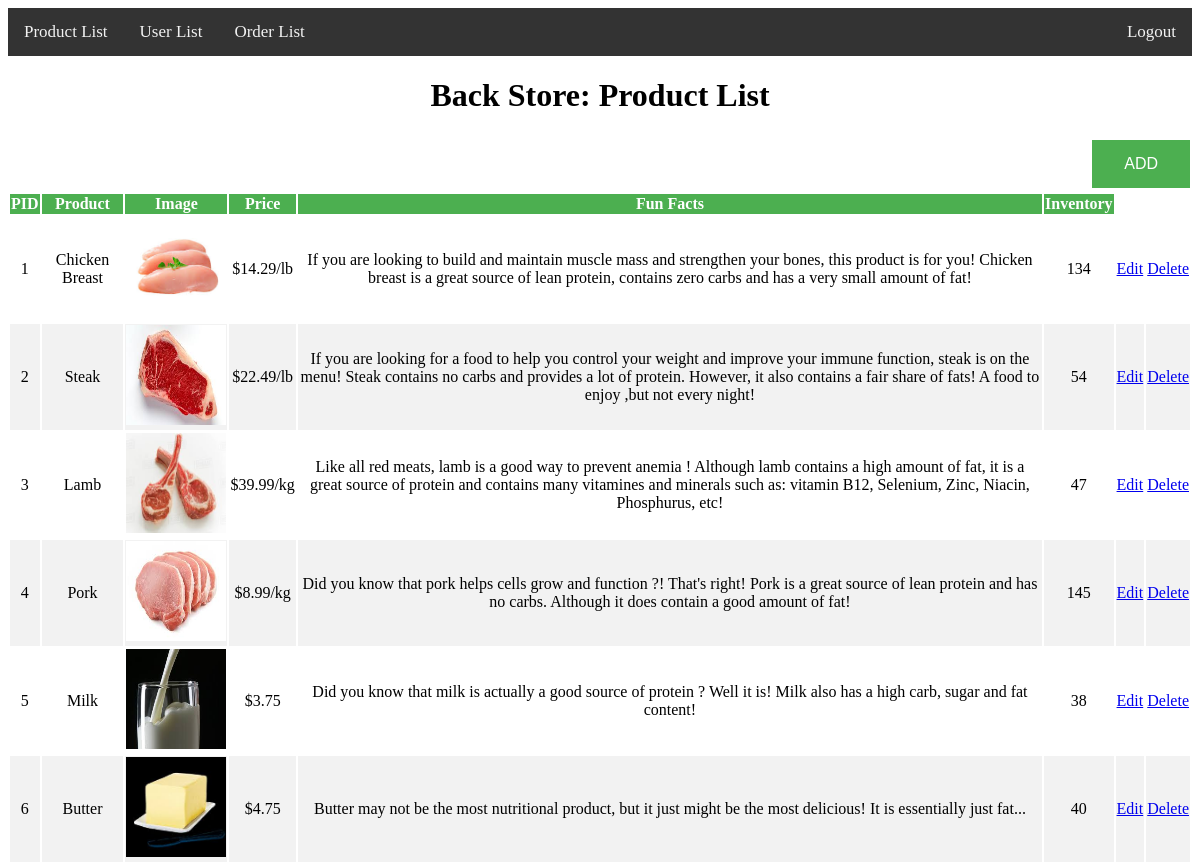
The page /verdi/P7_admin.php (upper part) on the database as committed earlier.
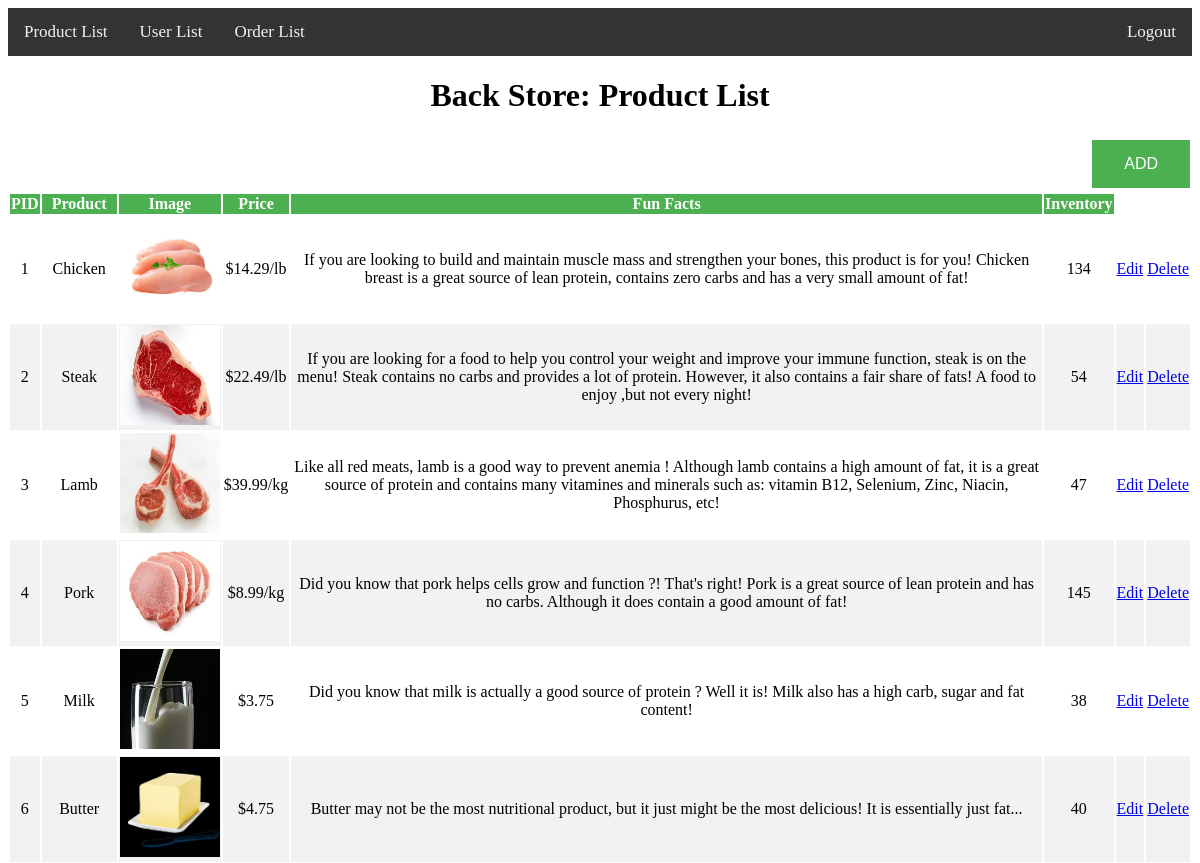
The same page on the database as committed later.
### tables this page shows
CREATE TABLE `products` (
  `product_id` int(3) NOT NULL,
  `product_name` varchar(255) NOT NULL,
  `product_link` varchar(255) NOT NULL,
  `product_img` text NOT NULL,
  `product_price` varchar(255) NOT NULL,
  `prod_price_calc_p4` varchar(255) NOT NULL,
  `priceVar` varchar(255) NOT NULL,
  `product_facts` text NOT NULL,
  `product_inventory` varchar(255) NOT NULL,
  `product_qty` varchar(255) NOT NULL,
  `product_addToCart_P3` varchar(255) NOT NULL,
  `product_id_p4` varchar(255) NOT NULL,
  `product_add_p4` varchar(255) NOT NULL,
  `product_data_p4` varchar(255) NOT NULL,
  `product_delete_p4` varchar(255) NOT NULL,
  `product_remove_p4` varchar(255) NOT NULL,
  `product_total_price` varchar(255) NOT NULL
);

### verdi/view_all_products.php (the view, shortened to what this page needs)
<table style="width: 100%">
                <thead>
                    <tr>
                        <th>PID</th>
                        <th>Product</th>
                        <th>Image</th>
                        <th>Price</th>
                        <th>Fun Facts</th>
                        <th>Inventory</th>
                    </tr>
                </thead>
                <tbody>
                <?php
$query = "SELECT * FROM products";
$select_products = mysqli_query($connection, $query);
while($row = mysqli_fetch_assoc($select_products)){
    $product_id = $row['product_id'];
    $product_name = $row['product_name'];
    $product_img = $row['product_img'];
    $product_price = $row['product_price'];
    $product_facts = $row['product_facts'];
    $product_inventory = $row['product_inventory'];
    echo "<tr>";
    echo "<td>$product_id</td>";
    echo "<td>$product_name</td>";
    echo "<td><img src='picturesD/$product_img' width='100' height = '100'></td>";
    echo "<td>$product_price</td>";
    echo "<td>$product_facts</td>";
    echo "<td>$product_inventory</td>";
    echo "<td><a href='P7_admin.php?source=edit_products&p_id={$product_id}'>Edit</a></td>";
    echo "<td><a href='P7_admin.php?delete={$product_id}'>Delete</a></td>";
    echo "</tr>";
}
    ?>
                </tbody>
            </table>

Rows that differ between the two databases and show on the page:
changed products "$14.29/lb": product_name "Chicken Breast" → "Chicken"
